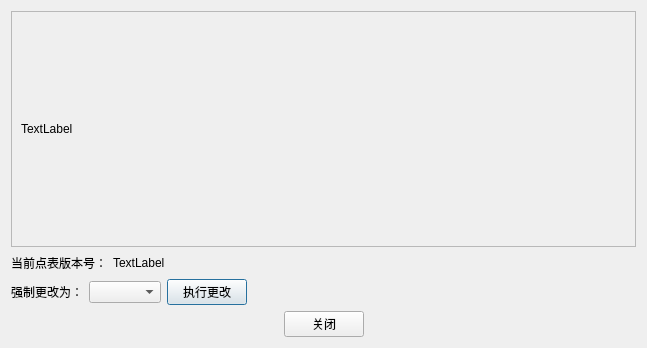
<?xml version="1.0" encoding="UTF-8"?>
<ui version="4.0">
 <class>ProtocolSetFrame</class>
 <widget class="QDialog" name="ProtocolSetFrame">
  <property name="geometry">
   <rect>
    <x>0</x>
    <y>0</y>
    <width>647</width>
    <height>348</height>
   </rect>
  </property>
  <property name="windowTitle">
   <string>Protocol version help</string>
  </property>
  <layout class="QVBoxLayout" name="verticalLayout">
   <item>
    <widget class="QScrollArea" name="scrollArea">
     <property name="widgetResizable">
      <bool>true</bool>
     </property>
     <widget class="QWidget" name="scrollAreaWidgetContents">
      <property name="geometry">
       <rect>
        <x>0</x>
        <y>0</y>
        <width>627</width>
        <height>236</height>
       </rect>
      </property>
      <layout class="QVBoxLayout" name="verticalLayout_2">
       <item>
        <widget class="QLabel" name="str">
         <property name="text">
          <string>TextLabel</string>
         </property>
         <property name="wordWrap">
          <bool>true</bool>
         </property>
        </widget>
       </item>
      </layout>
     </widget>
    </widget>
   </item>
   <item>
    <layout class="QHBoxLayout" name="horizontalLayout">
     <item>
      <widget class="QLabel" name="label">
       <property name="text">
        <string>当前点表版本号：</string>
       </property>
      </widget>
     </item>
     <item>
      <widget class="QLabel" name="currentCP">
       <property name="text">
        <string>TextLabel</string>
       </property>
      </widget>
     </item>
     <item>
      <spacer name="horizontalSpacer">
       <property name="orientation">
        <enum>Qt::Horizontal</enum>
       </property>
       <property name="sizeHint" stdset="0">
        <size>
         <width>40</width>
         <height>20</height>
        </size>
       </property>
      </spacer>
     </item>
    </layout>
   </item>
   <item>
    <layout class="QHBoxLayout" name="horizontalLayout_2">
     <item>
      <widget class="QLabel" name="label_2">
       <property name="text">
        <string>强制更改为：</string>
       </property>
      </widget>
     </item>
     <item>
      <widget class="QComboBox" name="setCP"/>
     </item>
     <item>
      <widget class="QPushButton" name="runChange">
       <property name="text">
        <string>执行更改</string>
       </property>
      </widget>
     </item>
     <item>
      <spacer name="horizontalSpacer_2">
       <property name="orientation">
        <enum>Qt::Horizontal</enum>
       </property>
       <property name="sizeHint" stdset="0">
        <size>
         <width>40</width>
         <height>20</height>
        </size>
       </property>
      </spacer>
     </item>
    </layout>
   </item>
   <item>
    <layout class="QHBoxLayout" name="horizontalLayout_3">
     <item>
      <spacer name="horizontalSpacer_3">
       <property name="orientation">
        <enum>Qt::Horizontal</enum>
       </property>
       <property name="sizeHint" stdset="0">
        <size>
         <width>40</width>
         <height>20</height>
        </size>
       </property>
      </spacer>
     </item>
     <item>
      <widget class="QPushButton" name="close">
       <property name="text">
        <string>关闭</string>
       </property>
      </widget>
     </item>
     <item>
      <spacer name="horizontalSpacer_4">
       <property name="orientation">
        <enum>Qt::Horizontal</enum>
       </property>
       <property name="sizeHint" stdset="0">
        <size>
         <width>40</width>
         <height>20</height>
        </size>
       </property>
      </spacer>
     </item>
    </layout>
   </item>
  </layout>
 </widget>
 <resources/>
 <connections/>
</ui>
